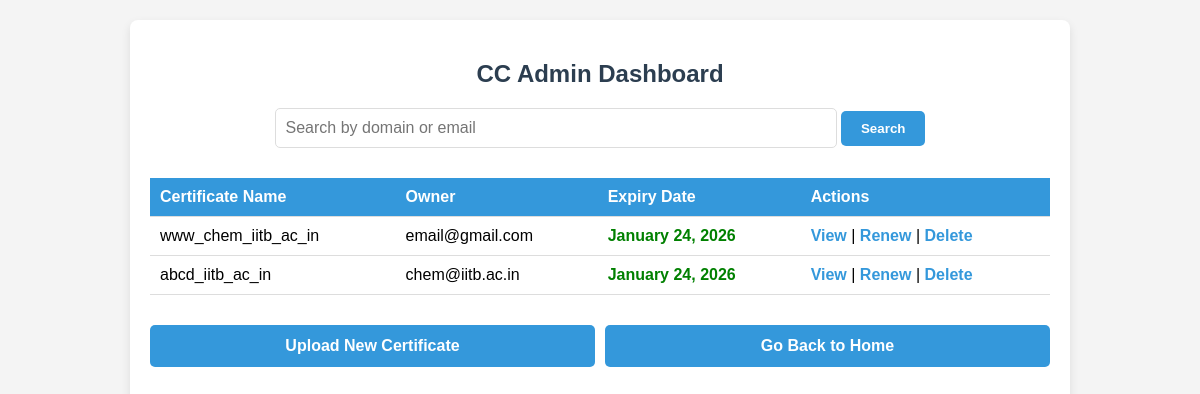
Page /cc_admin_dashboard/ on the earlier database version.
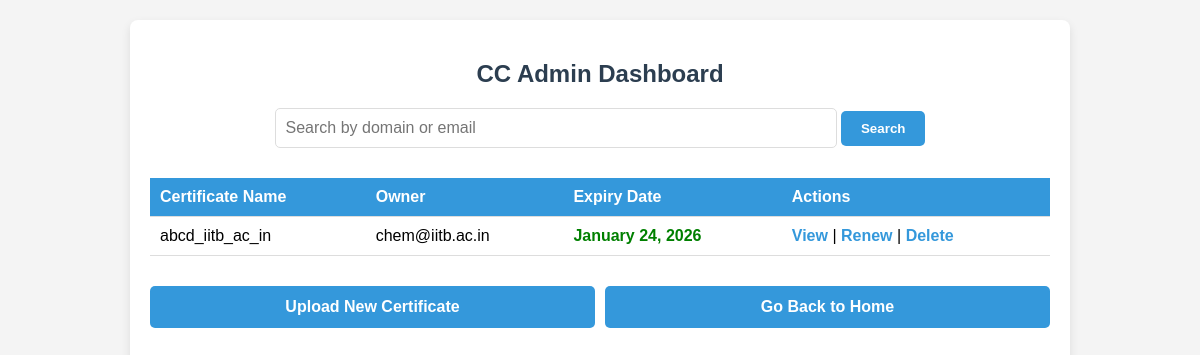
Same page on the later database version.
### certs/models.py (models this page shows, shortened)
class Certificate(models.Model):
    domain_name = models.CharField(max_length=255)
    owner_email = models.EmailField()
    private_key = models.FileField(
        upload_to=lambda instance, filename: custom_file_name(instance, filename, 'private_keys'),
        blank=True,
        null=True
    )
    certificate = models.FileField(
        upload_to=lambda instance, filename: custom_file_name(instance, filename, 'certs'),
        blank=True,
        null=True
    )
    csr = models.FileField(
        upload_to=lambda instance, filename: custom_file_name(instance, filename, 'csrs'),
        blank=True,
        null=True
    )
    notes = models.TextField(blank=True, null=True)
    expiry_date = models.DateField(null=True, blank=True)
    def extract_expiry_date(self):
        if not self.certificate:
            logger.warning(f"No certificate file for {self.domain_name}")
            return None
        try:
            cert_path = self.certificate.path
            if not os.path.exists(cert_path):
                logger.error(f"Certificate file not found: {cert_path}")
                return None
        except Exception as e:
            logger.error(f"Detailed expiry date extraction error for {self.domain_name}: {str(e)}")
            return None

### certs/views.py (the view)
# urls.py: path('cc_admin_dashboard/', views.cc_admin_dashboard, name='cc_admin_dashboard'),
def cc_admin_dashboard(request):
    certificates = Certificate.objects.all()
    for cert in certificates:
        try:
            expiry_date = cert.extract_expiry_date()
            if expiry_date:
                cert.expiry_date = expiry_date
                cert.save()
        except Exception as e:
            print(f"Failed to extract expiry date for {cert.domain_name}: {e}")
        if cert.expiry_date:
            days_to_expiry = (cert.expiry_date - now().date()).days
            cert.expiry_color = (
                "green" if days_to_expiry > 30 else
                "yellow" if 15 <= days_to_expiry <= 30 else
                "orange" if 7 <= days_to_expiry < 15 else
                "red"
            )
        else:
            cert.expiry_color = "red"
    return render(request, "cc_admin_dashboard.html", {"certificates": certificates})

### certs/templates/cc_admin_dashboard.html (shortened to what this page needs)
<!DOCTYPE html>
<html lang="en">
<head>
</head>
<body>
    <div id="dashboard">
        <h2>CC Admin Dashboard</h2>
        <div class="search-bar">
            <form method="GET" action="{% url 'your_certificate_list_url' %}">
                <input type="text" name="search" placeholder="Search by domain or email" value="{{ search_query }}">
                <button type="submit">Search</button>
            </form>
        </div>
        <table>
            <thead>
                <tr>
                    <th>Certificate Name</th>
                    <th>Owner</th>
                    <th>Expiry Date</th>
                    <th>Actions</th>
                </tr>
            </thead>
            <tbody>
                {% for certificate in certificates %}
                <tr>
                    <td>{{ certificate.domain_name }}</td>
                    <td>{{ certificate.owner_email }}</td>
                    <td class="{{ certificate.expiry_color }}">{{ certificate.expiry_date|date:"F j, Y" }}</td>
                    <td>
                        <a href="{% url 'certificate_detail' certificate.id %}" class="action-link">View</a> |
                        <a href="{% url 'certificate_renew' certificate.id %}" class="action-link">Renew</a> |
                        <a href="{% url 'certificate_delete' certificate.id %}" class="action-link"
                            onclick="return confirm('Are you sure you want to delete this certificate?');">Delete</a>
                    </td>
                </tr>
                {% empty %}
                <tr>
                    <td colspan="4">No certificates available.</td>
                </tr>
                {% endfor %}
            </tbody>
        </table>
        <div class="button-container">
            <a href="{% url 'certificate_upload' %}" class="upload-link">Upload New Certificate</a>
            <a href="{% url 'cc_admin_main_view' %}" class="return-link">Go Back to Home</a>
        </div>
    </div>
</body>
</html>

Differences in the rows shown:
removed Certificate: domain_name "www_chem_iitb_ac_in", owner_email "email@gmail.com", expiry_date "January 24, 2026"
